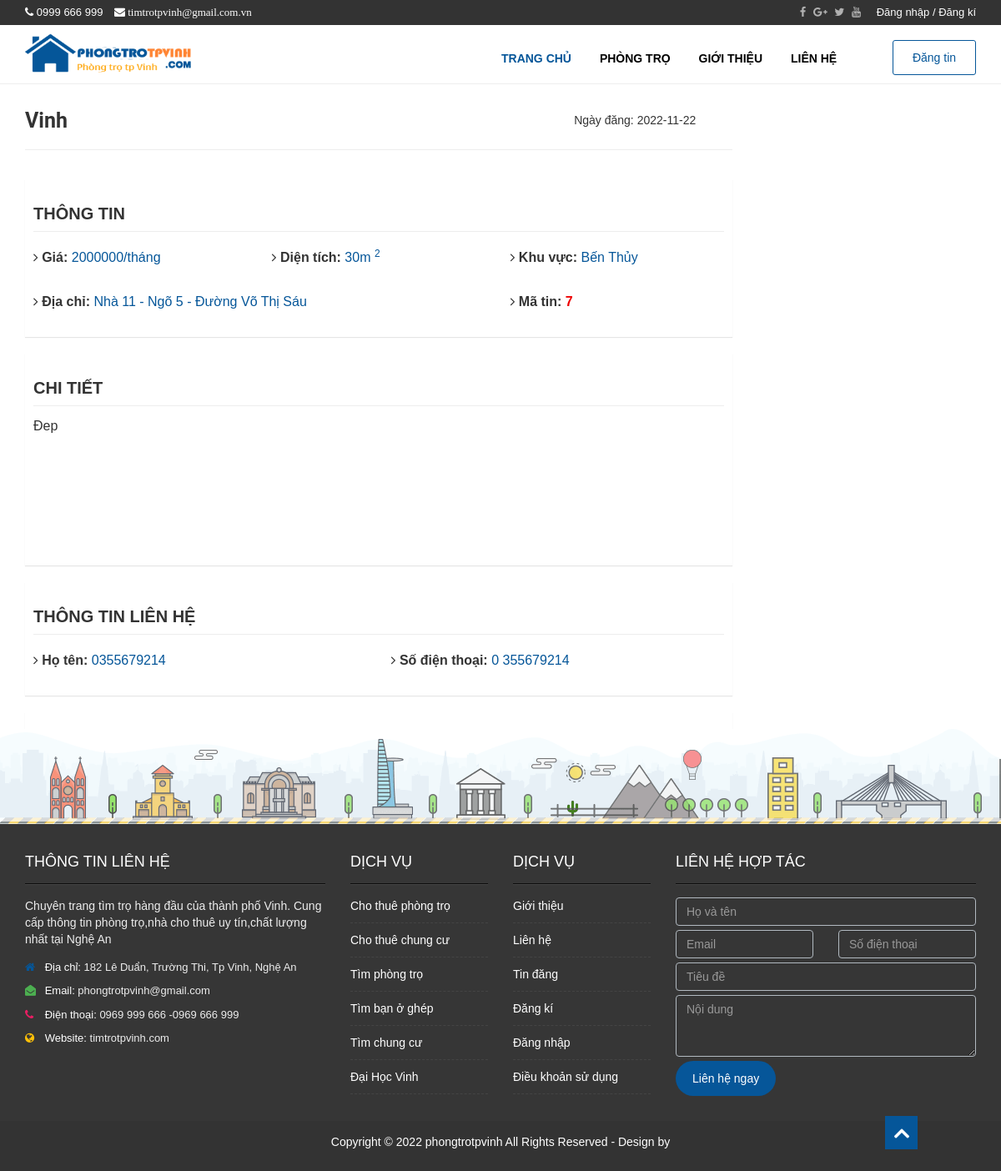
/index.php?p=chitiettin&idtin=7, run on the app's committed database.
### tables this page shows
CREATE TABLE `motel` (
  `Idtin` int(11) NOT NULL,
  `Tieude` varchar(255) NOT NULL,
  `Noidung` text DEFAULT NULL,
  `Sdt` int(11) NOT NULL,
  `Ngaydang` date NOT NULL,
  `Malt` int(11) NOT NULL,
  `Iduser` int(11) NOT NULL,
  `Idphuong` int(11) NOT NULL,
  `Gia` int(11) DEFAULT NULL,
  `Dientich` int(3) NOT NULL,
  `Diachi` varchar(255) NOT NULL,
  `Anh` varchar(255) NOT NULL,
  `Tinhot` bit(1) NOT NULL,
  `Thongtinlh` varchar(250) NOT NULL
);

CREATE TABLE `ward` (
  `Idphuong` int(11) NOT NULL,
  `Tenphuong` varchar(50) NOT NULL
);

### pages/chitiettin.php (the view, shortened to what this page needs)
<?php
include"lib/dbcon.php";
    if(isset($_GET["idtin"])){
        $idtin=$_GET["idtin"];
        settype($idtin,"int");
    }
    else{
        $idtin=1;
    }
    $sql="SELECT * FROM motel INNER JOIN ward on motel.Idphuong=ward.Idphuong WHERE Idtin='$idtin'" ;
    $query= mysqli_query($con,$sql);
    $row_tin=mysqli_fetch_array($query);
?>
<div class="col-xs-12 col-sm-12 col-md-12 col-lg-9">
    <div class="title-single-reals">
        <div class="title-reals">
            <div class="row">
                <div class="col-xs-12 col-sm-12 col-md-12 col-lg-9">
                    <h1><?php echo $row_tin['Tieude'] ?></h1>
                </div>
                <div class="col-xs-12 col-sm-12 col-md-12 col-lg-3">
                    <p>
                        <span>Ngày đăng</span>: <?php echo $row_tin['Ngaydang'] ?>
                    </p>
                </div>
            </div>
        </div>
    </div>
    <div class="row">
        <div class="col-xs-12 col-sm-12 col-md-12 col-lg-12">
            <div class="content thongtin-phong">
                <div class="utility">
                    <h3>Thông tin</h3>
                    <div class="content-info-real">
                        <div class="row">
                            <div class="col-xs-12 col-sm-12 col-md-6 col-lg-4">
                                <p class="list-info">
                                    <i class="fa fa-angle-right"></i>
                                    <strong>Giá:</strong>
                                    <span class="color">
                                    <?php echo $row_tin['Gia'] ?>/tháng
                                                        </span>
                                </p>
                            </div>
                            <div class="col-xs-12 col-sm-12 col-md-6 col-lg-4">
                                <p class="list-info">
                                    <i class="fa fa-angle-right"></i>
                                    <strong>Diện tích:</strong>
                                    <span class="color">
                                    <?php echo $row_tin['Dientich'] ?>m <sup>2</sup>
                                                        </span>
                                </p>
                            </div>
                            <div class="col-xs-12 col-sm-12 col-md-6 col-lg-4">
                                <p class="list-info">
                                    <i class="fa fa-angle-right"></i>
                                    <strong>Khu vực:</strong>
                                    <span class="color">
                                    <?php echo $row_tin['Tenphuong'] ?>
                                                        </span>
                                </p>
                            </div>
                            <div class="col-xs-12 col-sm-12 col-md-6 col-lg-8">
                                <p class="list-info">
                                    <i class="fa fa-angle-right"></i>
                                    <strong>Địa chỉ:</strong>
                                    <span class="color">
                                    <?php echo $row_tin['Diachi'] ?>
                                                        </span>
                                </p>
                            </div>
                            <div class="col-xs-12 col-sm-12 col-md-6 col-lg-4">
                                <p class="list-info">
                                    <i class="fa fa-angle-right"></i>
                                    <strong>Mã tin:</strong>
                                    <span class="color">
                                                            <strong style="color:#e00"><?php echo $row_tin['Idtin'] ?></strong>
                                                        </span>
                                </p>
                            </div>
                        </div>
                    </div>
                </div>
                <div class="content-text">
                    <h3>Chi tiết</h3>
                    <article class="post-content">
                        <p>
                        <?php echo $row_tin['Noidung'] ?>
                        </p>
                        <p>&nbsp;</p>
                        <p>
                        </p>
                        <p>&nbsp;</p>
                    </article>
                </div>
                <div class="utility">
                    <h3>Thông tin liên hệ</h3>
                    <div class="content-info-real">
                        <div class="row">
                            <div class="col-xs-12 col-sm-12 col-md-6 col-lg-6">
                                <p class="list-info">
                                    <i class="fa fa-angle-right"></i>
                                    <strong>Họ tên:</strong>
                                    <span class="color">
                                    <?php echo $row_tin['Thongtinlh'] ?>
                                                            </span>
                                </p>
                            </div>
                            <div class="col-xs-12 col-sm-12 col-md-6 col-lg-6">
                                <p class="list-info">
                                    <i class="fa fa-angle-right"></i>
                                    <strong>Số điện thoại:</strong>
                                    <span class="color">0
                                    <?php echo $row_tin['Sdt'] ?>
                                                            </span>
                                </p>
                            </div>
                        </div>
                    </div>
                </div>
                <div class="content-text"></div>
            </div>
        </div>
    </div>
</div>

### css/style.css (style rules this page uses)
.content { background: #F2F2F2; }
.main-content .content { background: #fff; }
article.post-content { font-size: 16px; }
article.post-content p { margin: 0 0 20px; line-height: 1.8; font-size: 16px; }
.title-single-reals { padding-bottom: 15px; margin-bottom: 15px; border-bottom: 1px solid #ededed; position: relative; }
.title-single-reals h1 { font-family: Roboto; font-size: 25px; margin-bottom: 5px; font-weight: 600; color: #333; }
.title-single-reals p { margin-top: 23px; }
.thongtin-phong .utility { padding: 10px; background: #fff; margin-top: 20px; box-shadow: 0 1px 1px rgba(0, 0, 0, 0.1); }
.thongtin-phong .content-text { padding: 10px; background: #fff; margin-top: 20px; box-shadow: 0 1px 1px rgba(0, 0, 0, 0.1); }
.thongtin-phong .utility h3 { font-weight: 700; color: #333; text-transform: uppercase; margin-bottom: 10px; padding-bottom: 10px; font-size: 20px; border-bottom: 1px solid #ededed; }
.content-info-real .list-info { font-size: 16px; display: block; padding: 10px 0; }
.content-info-real .list-info .color { color: #055699; }
.thongtin-phong .content-text h3 { font-weight: 700; color: #333; text-transform: uppercase; margin-bottom: 10px; padding-bottom: 10px; font-size: 20px; border-bottom: 1px solid #ededed; }

### data on the page
motel: Tieude "Vinh", Ngaydang "2022-11-22", Gia "2000000", Dientich "30", Idphuong.Tenphuong "Bến Thủy", Diachi "Nhà 11 - Ngõ 5 - Đường Võ Thị Sáu", Idtin "7", Noidung "Đep", Thongtinlh "0355679214", Sdt "355679214"
